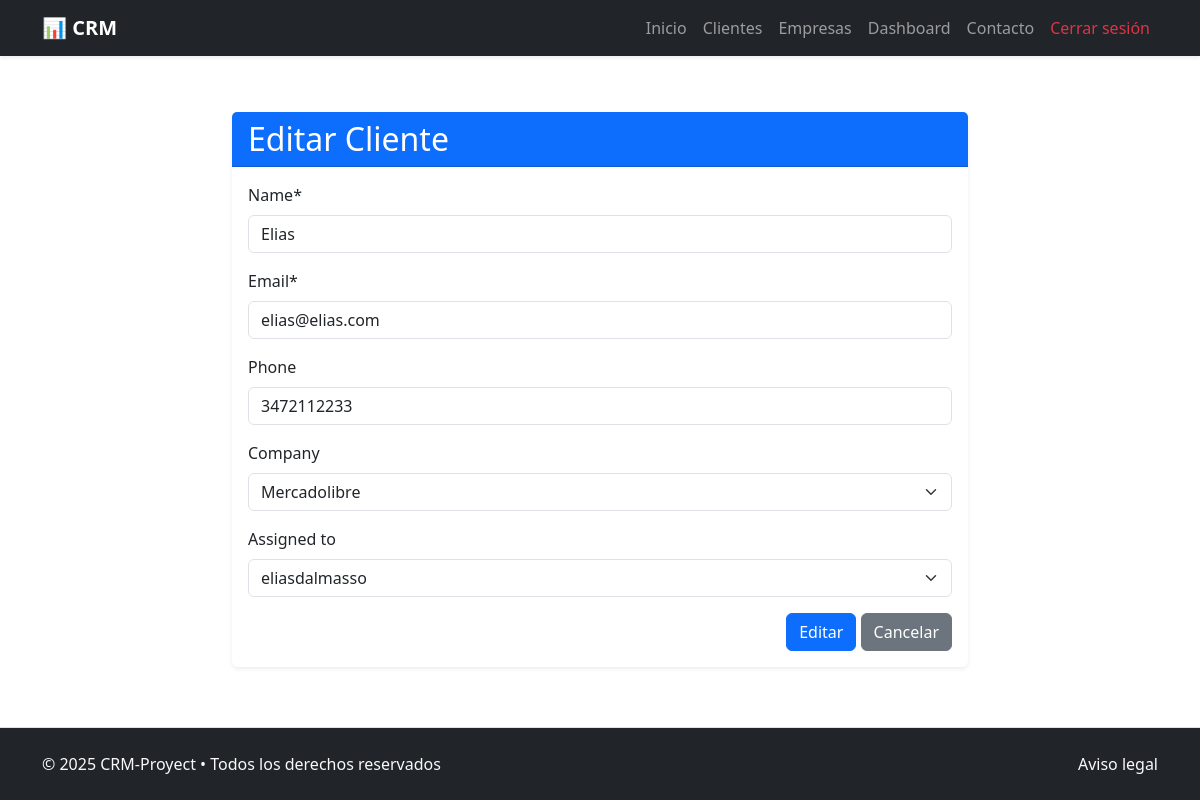
/client/2/update/ (signed in), run on an earlier commit of the app's database.
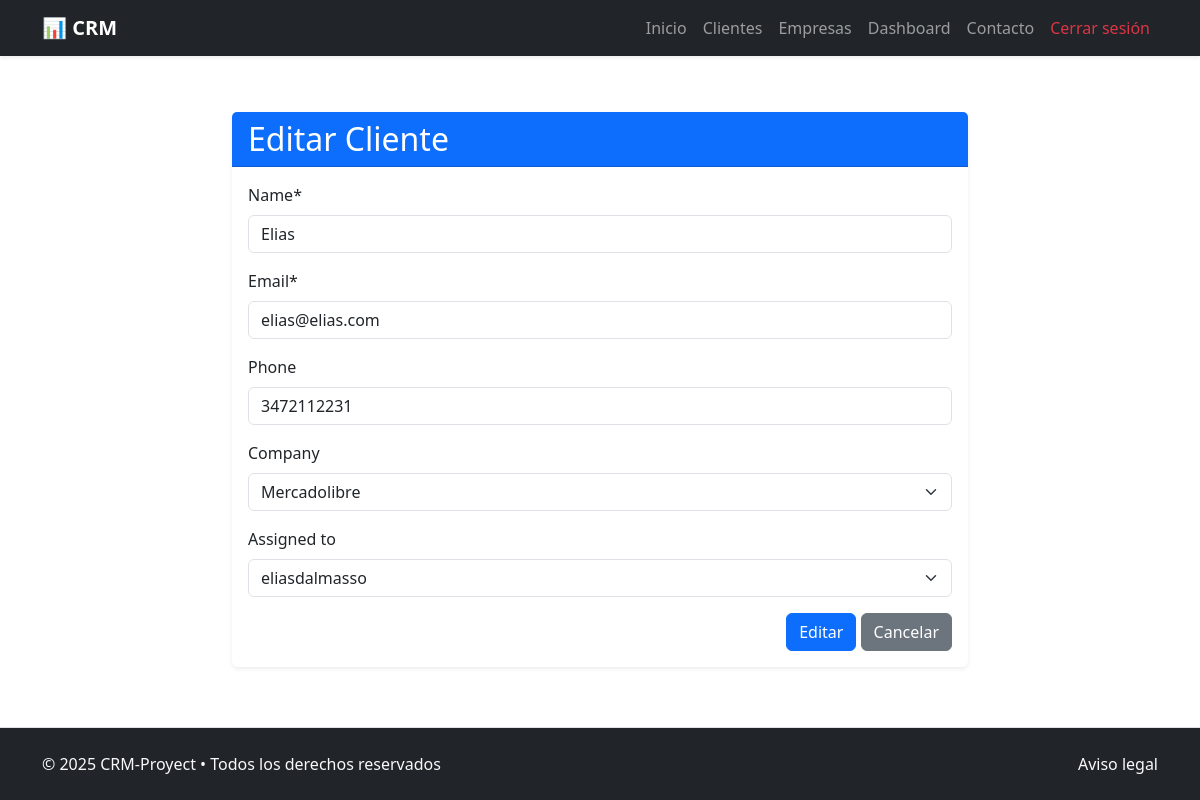
And on a later commit of the database.
### crm_app/models.py (models this page shows, shortened)
class Client(models.Model):
    name = models.CharField(max_length=255) #Nombre del cliente
    email = models.EmailField(unique=True) #Email del cliente
    phone = models.CharField(max_length=50, blank=True) #Telefono del cliente
    company = models.ForeignKey(
        Company, on_delete=models.SET_NULL, blank=True, null=True,
        related_name='clients') #Empresa del cliente
    assigned_to = models.ForeignKey(
        User, on_delete=models.SET_NULL, blank=True, null=True,
        related_name='clients') #Asignado a tal usuario
    created_at = models.DateTimeField(auto_now_add=True) #Fecha de creación
    updated_at = models.DateTimeField(auto_now=True) #Fecha de ultima actualización

### crm_app/views.py (the view, shortened to what this page needs)
# urls.py: path("client/<pk>/update/", ClientUpdateView.as_view(), name="client_update"),
@method_decorator(login_required, name='dispatch')
class ClientUpdateView(UpdateView):
    template_name = '../templates/clients/client_update.html'
    model = Client
    form_class = ClientCreateForm
    success_url = reverse_lazy('client_list')

### crm_app/forms.py
class ClientCreateForm(forms.ModelForm):
    class Meta:
        model = Client
        fields = [
            "name",
            "email",
            "phone",
            "company",
            "assigned_to",
        ]

### crm_app/models.py (called while the page is built)
    def __str__(self):
        return self.name #Como se mostrara en el admin y otros lugares

### crm_project/templates/clients/client_update.html (shortened to what this page needs)
{% extends "general/layout.html" %}
{% load crispy_forms_tags %}
{% block page_content %}
<div class="container my-5">
    <div class="row justify-content-center">
        <div class="col-12 col-md-8">
            <div class="card shadow-sm border-0">
                <div class="card-header bg-primary text-white">
                    <h2 class="mb-0">Editar Cliente</h2>
                </div>
                <div class="card-body">
                    <form action="" method="post" enctype="multipart/form-data">
                        <div class="mb-3">
                            {{ form.name|as_crispy_field }}
                        </div>
                        <div class="mb-3">
                            {{ form.email|as_crispy_field }}
                        </div>
                        <div class="mb-3">
                            {{ form.phone|as_crispy_field }}
                        </div>
                        <div class="mb-3">
                            {{ form.company|as_crispy_field }}
                        </div>
                        <div class="mb-3">
                            {{ form.assigned_to|as_crispy_field }}
                        </div>
                        <div class="text-end">
                            <button class="btn btn-primary">Editar</button>
                            <a href="{% url 'client_list' %}" class="btn btn-secondary">Cancelar</a>
                        </div>
                    </form>
                </div>
            </div>
        </div>
    </div>
</div>
{% endblock %}

What changed in the data, as far as the page shows it:
changed Client "Elias": phone "3472112233" → "3472112231"
